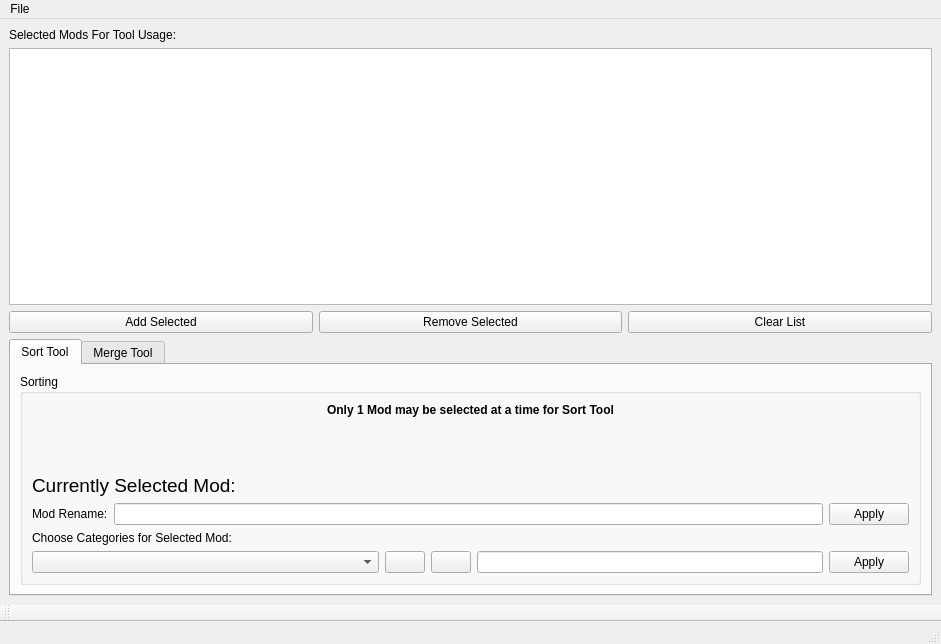
<?xml version="1.0" encoding="UTF-8"?>
<ui version="4.0">
 <class>MainWindow</class>
 <widget class="QMainWindow" name="MainWindow">
  <property name="geometry">
   <rect>
    <x>0</x>
    <y>0</y>
    <width>941</width>
    <height>644</height>
   </rect>
  </property>
  <property name="windowTitle">
   <string>MainWindow</string>
  </property>
  <widget class="QWidget" name="centralwidget">
   <layout class="QGridLayout" name="gridLayout">
    <item row="2" column="0">
     <layout class="QGridLayout" name="mainlayout"/>
    </item>
    <item row="2" column="1">
     <layout class="QGridLayout" name="gridLayout_3">
      <item row="1" column="0">
       <widget class="QListWidget" name="active_list">
        <property name="dragEnabled">
         <bool>true</bool>
        </property>
        <property name="dragDropMode">
         <enum>QAbstractItemView::DragDrop</enum>
        </property>
        <property name="defaultDropAction">
         <enum>Qt::MoveAction</enum>
        </property>
       </widget>
      </item>
      <item row="2" column="0">
       <layout class="QHBoxLayout" name="horizontalLayout">
        <item>
         <widget class="QPushButton" name="add_selected_button">
          <property name="text">
           <string>Add Selected</string>
          </property>
         </widget>
        </item>
        <item>
         <widget class="QPushButton" name="remove_selected_button">
          <property name="text">
           <string>Remove Selected</string>
          </property>
         </widget>
        </item>
        <item>
         <widget class="QPushButton" name="clear_button">
          <property name="text">
           <string>Clear List</string>
          </property>
         </widget>
        </item>
       </layout>
      </item>
      <item row="0" column="0">
       <widget class="QLabel" name="label">
        <property name="text">
         <string>Selected Mods For Tool Usage:</string>
        </property>
       </widget>
      </item>
      <item row="3" column="0">
       <widget class="QTabWidget" name="tabWidget">
        <property name="currentIndex">
         <number>0</number>
        </property>
        <widget class="QWidget" name="tab">
         <attribute name="title">
          <string>Sort Tool</string>
         </attribute>
         <layout class="QGridLayout" name="gridLayout_2">
          <item row="0" column="0">
           <widget class="QGroupBox" name="groupBox">
            <property name="title">
             <string>Sorting</string>
            </property>
            <layout class="QGridLayout" name="gridLayout_5">
             <item row="5" column="0">
              <layout class="QGridLayout" name="gridLayout_4">
               <item row="0" column="2">
                <widget class="QPushButton" name="mod_rename_button">
                 <property name="text">
                  <string>Apply</string>
                 </property>
                </widget>
               </item>
               <item row="0" column="0">
                <widget class="QLabel" name="label_2">
                 <property name="text">
                  <string>Mod Rename:</string>
                 </property>
                </widget>
               </item>
               <item row="0" column="1">
                <widget class="QLineEdit" name="lineEdit"/>
               </item>
              </layout>
             </item>
             <item row="8" column="0">
              <layout class="QGridLayout" name="gridLayout_7">
               <item row="0" column="2">
                <widget class="QPushButton" name="plus_button">
                 <property name="toolTip">
                  <string extracomment="Add Category Level"/>
                 </property>
                 <property name="text">
                  <string/>
                 </property>
                 <property name="icon">
                  <iconset>
                   <normaloff>resources/plus.png</normaloff>resources/plus.png</iconset>
                 </property>
                </widget>
               </item>
               <item row="0" column="4">
                <widget class="QLineEdit" name="category_edit"/>
               </item>
               <item row="0" column="0">
                <widget class="QComboBox" name="category_combo">
                 <property name="sizePolicy">
                  <sizepolicy hsizetype="MinimumExpanding" vsizetype="Fixed">
                   <horstretch>0</horstretch>
                   <verstretch>0</verstretch>
                  </sizepolicy>
                 </property>
                 <property name="minimumSize">
                  <size>
                   <width>80</width>
                   <height>0</height>
                  </size>
                 </property>
                 <property name="editable">
                  <bool>false</bool>
                 </property>
                </widget>
               </item>
               <item row="0" column="5">
                <widget class="QPushButton" name="category_name_button">
                 <property name="text">
                  <string>Apply</string>
                 </property>
                </widget>
               </item>
               <item row="0" column="3">
                <widget class="QPushButton" name="minus_button">
                 <property name="toolTip">
                  <string extracomment="Delete Current Category Level"/>
                 </property>
                 <property name="text">
                  <string/>
                 </property>
                 <property name="icon">
                  <iconset>
                   <normaloff>resources/minus.png</normaloff>resources/minus.png</iconset>
                 </property>
                </widget>
               </item>
              </layout>
             </item>
             <item row="7" column="0">
              <widget class="QLabel" name="label_3">
               <property name="text">
                <string>Choose Categories for Selected Mod:</string>
               </property>
              </widget>
             </item>
             <item row="1" column="0">
              <widget class="QLabel" name="label_4">
               <property name="font">
                <font>
                 <weight>75</weight>
                 <bold>true</bold>
                </font>
               </property>
               <property name="text">
                <string>Only 1 Mod may be selected at a time for Sort Tool</string>
               </property>
               <property name="alignment">
                <set>Qt::AlignCenter</set>
               </property>
              </widget>
             </item>
             <item row="3" column="0">
              <layout class="QHBoxLayout" name="horizontalLayout_2">
               <item>
                <widget class="QLabel" name="label_5">
                 <property name="font">
                  <font>
                   <pointsize>14</pointsize>
                  </font>
                 </property>
                 <property name="text">
                  <string>Currently Selected Mod:</string>
                 </property>
                </widget>
               </item>
               <item>
                <widget class="QLabel" name="sort_mod_label">
                 <property name="text">
                  <string/>
                 </property>
                </widget>
               </item>
              </layout>
             </item>
             <item row="2" column="0">
              <spacer name="verticalSpacer">
               <property name="orientation">
                <enum>Qt::Vertical</enum>
               </property>
               <property name="sizeHint" stdset="0">
                <size>
                 <width>20</width>
                 <height>40</height>
                </size>
               </property>
              </spacer>
             </item>
            </layout>
           </widget>
          </item>
         </layout>
        </widget>
        <widget class="QWidget" name="tab_2">
         <attribute name="title">
          <string>Merge Tool</string>
         </attribute>
        </widget>
       </widget>
      </item>
     </layout>
    </item>
   </layout>
  </widget>
  <widget class="QMenuBar" name="menubar">
   <property name="geometry">
    <rect>
     <x>0</x>
     <y>0</y>
     <width>941</width>
     <height>22</height>
    </rect>
   </property>
   <widget class="QMenu" name="menuFile">
    <property name="title">
     <string>File</string>
    </property>
    <addaction name="actionLoad_Mod_Dir"/>
   </widget>
   <addaction name="menuFile"/>
  </widget>
  <widget class="QStatusBar" name="statusbar"/>
  <widget class="QToolBar" name="toolBar">
   <property name="windowTitle">
    <string>toolBar</string>
   </property>
   <attribute name="toolBarArea">
    <enum>BottomToolBarArea</enum>
   </attribute>
   <attribute name="toolBarBreak">
    <bool>false</bool>
   </attribute>
  </widget>
  <action name="actionLoad_Mod_Dir">
   <property name="text">
    <string>Load Mod Dir...</string>
   </property>
  </action>
 </widget>
 <resources/>
 <connections/>
</ui>
